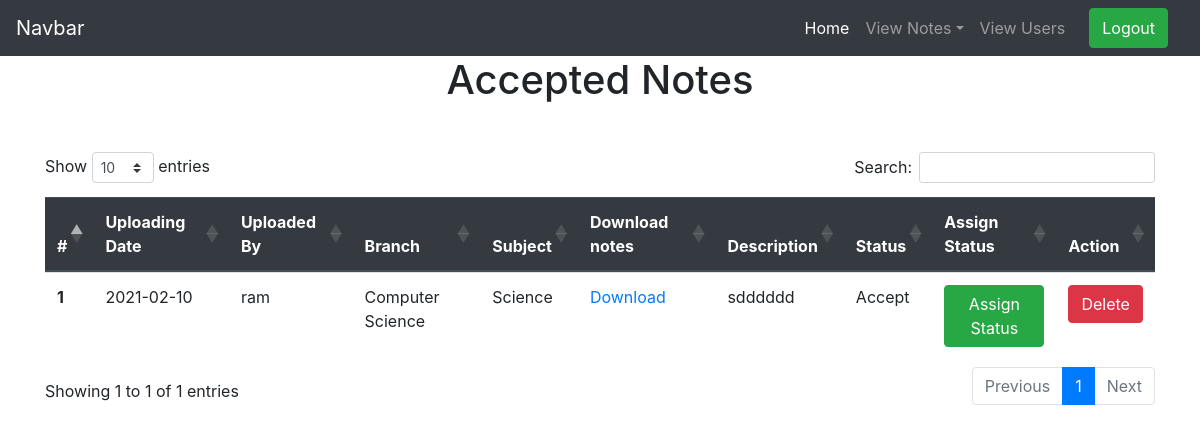
The page /accepted_notes (signed in) on the database its author committed.
### notes/models.py (models this page shows)
class Notes(models.Model):
    user = models.ForeignKey(User,on_delete=models.CASCADE)
    uploadingdate =models.CharField(max_length=30,null=True)
    branch =models.CharField(max_length=30)
    subject =models.CharField(max_length=30)
    notesfile =models.FileField(null=True)
    filetype =models.CharField(max_length=30)
    description =models.CharField(max_length=200,null=True)
    status =models.CharField(max_length=30)

### notes/views.py (the view)
# urls.py: path('accepted_notes',accepted_notes, name='accepted_notes'),
def accepted_notes(request):
    if not request.user.is_authenticated:
           return redirect('index')
    notes = Notes.objects.filter(status= "Accept")
    d={'notes':notes}
    return render(request,'notes/accepted_notes.html',d)

### notes/templates/notes/accepted_notes.html (shortened to what this page needs)
{% extends 'notes/admin_nav.html' %}
{% load static %}
{% block body %}
<link rel="stylesheet" href="https://cdnjs.cloudflare.com/ajax/libs/twitter-bootstrap/4.5.2/css/bootstrap.css">
<link rel="stylesheet" href="https://cdn.datatables.net/1.10.23/css/dataTables.bootstrap4.min.css">
<h1 class="text-center">Accepted Notes</h1>
<div class="container mt-5">
    <table class="table" id="example">
        <thead class="thead-dark">
          <tr>
            <th scope="col">#</th>
            <th scope="col">Uploading Date</th>
            <th scope="col">Uploaded By</th>
            <th scope="col">Branch</th>
            <th scope="col">Subject</th>
            <th scope="col">Download notes</th>
            <th scope="col">Description</th>
            <th scope="col">Status</th>
            <th scope="col">Assign Status</th>
            <th scope="col">Action</th>
          </tr>
        </thead>
        {% for i in notes %}
        <tbody>
          <tr>
            <th scope="row">{{forloop.counter }}</th>
            <td>{{i.uploadingdate}}</td>
            <td>{{i.user.username}}</td>
            <td>{{i.branch}}</td>
            <td>{{i.subject}}</td>
            <td><a href="{{i.notesfile.url}}" download>Download</a></td>
            <td>{{i.description}}</td>
            <td>{{i.status}}</td>
            <td><a href="{% url 'assign_status' i.id %}" class="btn btn-success" >Assign Status</a></td>
            <td><a href="{% url 'delete_notes' i.id %}" class="btn btn-danger" onclick="return confirm('Are You Sure')">Delete</a></td>
          </tr>
        </tbody>
        {% endfor %}
      </table>
</div>
{% endblock %}

### rows shown on the page
Notes: uploadingdate "2021-02-10", user.username "ram", branch "Computer Science", subject "Science", description "sdddddd", status "Accept"
